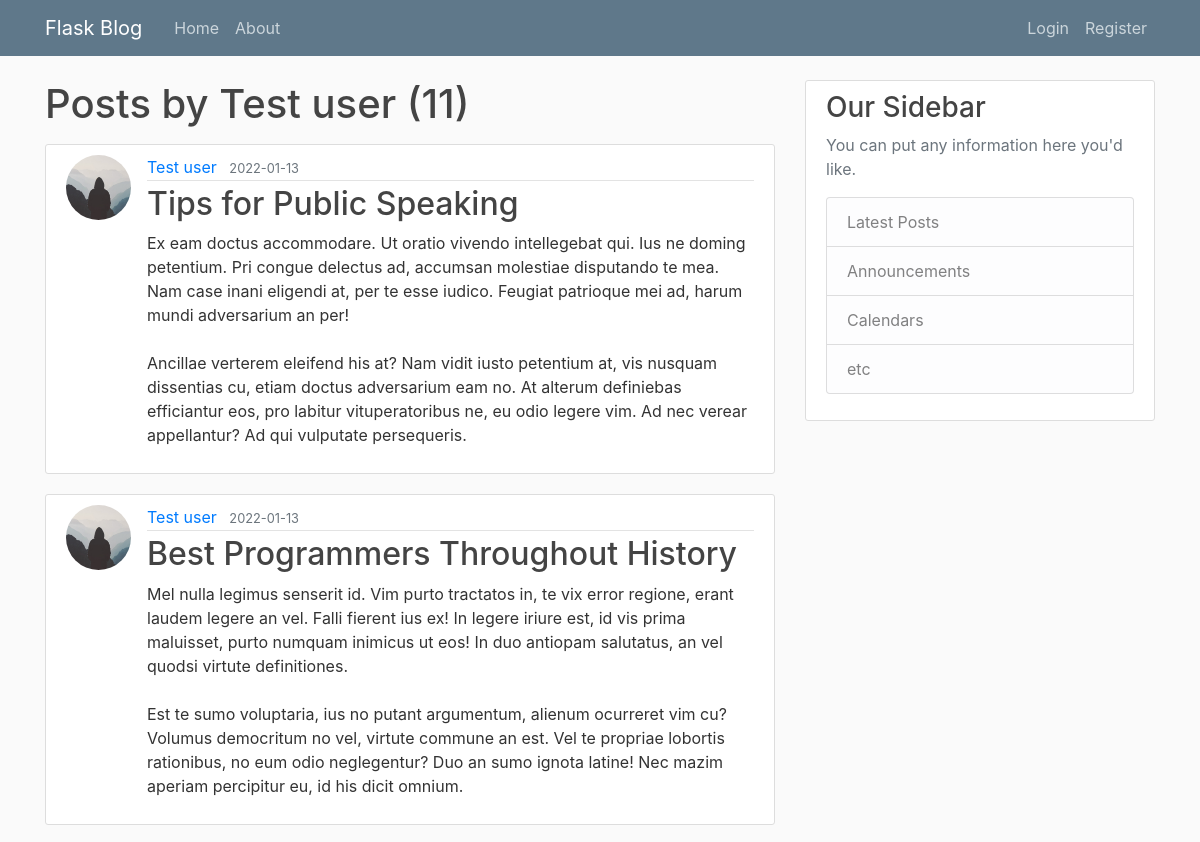
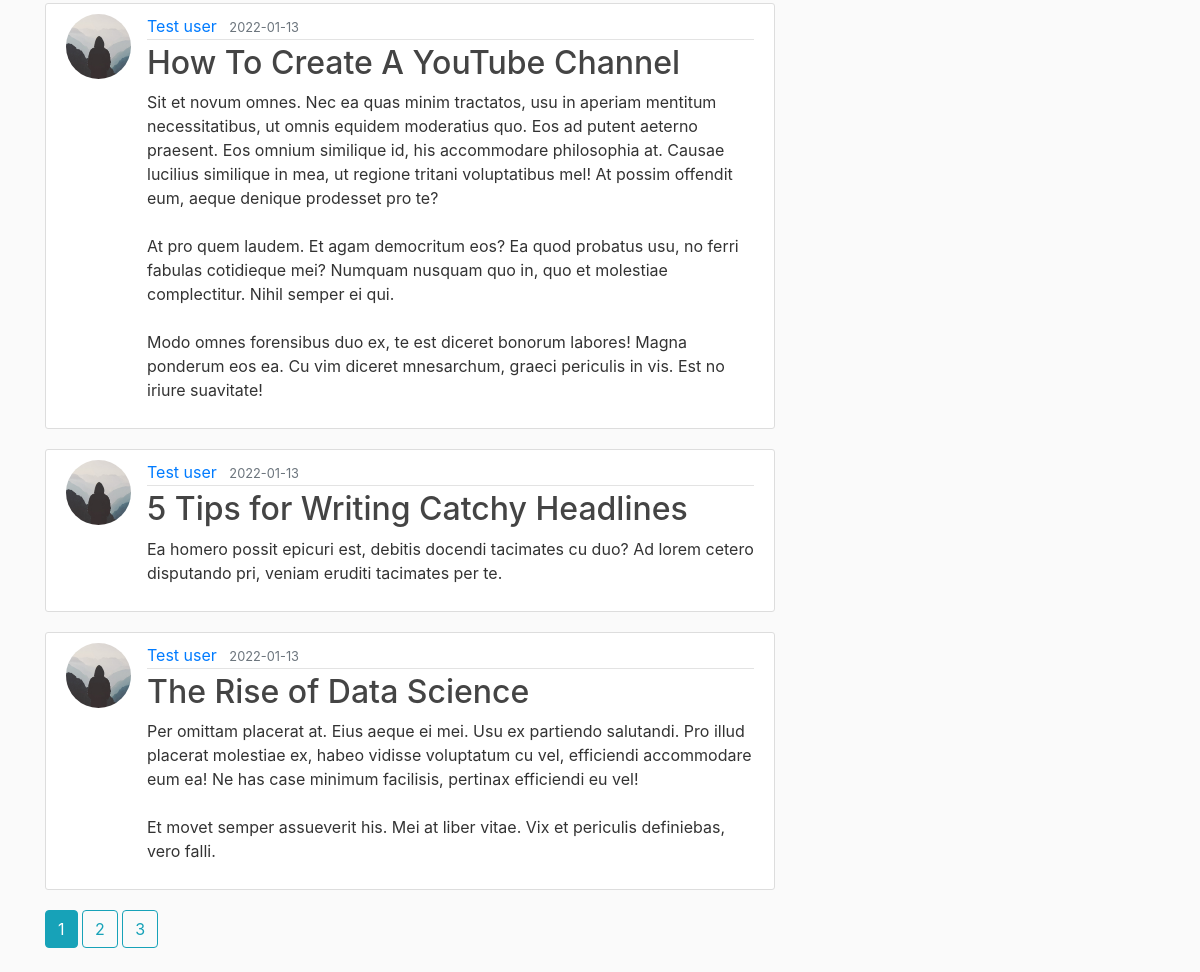
/user/Test user, run on the app's committed database (2 pictures, top to bottom).
### flaskblog/models.py (models this page shows, shortened)
class User(db.Model, UserMixin):
    id = db.Column(db.Integer, primary_key=True)
    username = db.Column(db.String(20), unique=True, nullable=False)
    email = db.Column(db.String(120), unique=True, nullable=False)
    img_file = db.Column(db.String(20), nullable=False, default='default.jpg')
    password = db.Column(db.String(60), nullable=False)
    posts = db.relationship('Post', backref='author', lazy=True)

class Post(db.Model):
    id = db.Column(db.Integer, primary_key=True)
    title = db.Column(db.String(100), nullable=False)
    date_posted = db.Column(db.DateTime, nullable=False, default=datetime.utcnow)
    content = db.Column(db.Text, nullable=False)
    user_id = db.Column(db.Integer, db.ForeignKey('user.id'), nullable=False)

### flaskblog/users/routes.py (the view)
@users.route("/user/<string:username>")
def user_posts(username):
    page = request.args.get('page', 1, type=int)
    user = User.query.filter_by(username=username).first_or_404()
    posts = Post.query.filter_by(author=user)\
        .order_by(Post.date_posted.desc())\
        .paginate(page=page, per_page=5)
    return render_template('user_posts.html', posts=posts, user=user)

### flaskblog/templates/user_posts.html
{% extends "layout.html" %}
{% block content %}
    <h1 class="mb-3">Posts by {{ user.username }} ({{ posts.total }})</h1>
    {% for post in posts.items %}
        <article class="media content-section">
          <img class="rounded-circle article-img" src="{{ url_for('static', filename='profile_pics/' + post.author.img_file) }}">
          <div class="media-body">
            <div class="article-metadata">
              <a class="mr-2" href="{{ url_for('users.user_posts', username=post.author.username) }}">{{ post.author.username }}</a>
              <small class="text-muted">{{ post.date_posted.strftime('%Y-%m-%d') }}</small>
            </div>
            <h2><a class="article-title" href="{{ url_for('posts.post', post_id=post.id) }}">{{ post.title }}</a></h2>
            <p class="article-content">{{ post.content }}</p>
          </div>
        </article>
    {% endfor %}
    {% for page_num in posts.iter_pages(left_edge=1, right_edge=1, left_current=1, right_current=2) %}
      {% if page_num %}
        {% if posts.page == page_num %}
          <a class="btn btn-info mb-4" href="{{ url_for('users.user_posts', username=user.username, page=page_num) }}">{{ page_num }}</a>
        {% else %}
          <a class="btn btn-outline-info mb-4" href="{{ url_for('users.user_posts', username=user.username, page=page_num) }}">{{ page_num }}</a>
        {% endif %}
      {% else %}
        ...
      {% endif %}
    {% endfor %}
{% endblock content %}

### flaskblog/static/main.css (style rules this page uses)
body { background: #fafafa; color: #333333; margin-top: 5rem; }
h1, h2, h3, h4, h5, h6 { color: #444444; }
.content-section { background: #ffffff; padding: 10px 20px; border: 1px solid #dddddd; border-radius: 3px; margin-bottom: 20px; }
.article-title { color: #444444; }
.article-content { white-space: pre-line; }
.article-img { height: 65px; width: 65px; margin-right: 16px; }
.article-metadata { padding-bottom: 1px; margin-bottom: 4px; border-bottom: 1px solid #e3e3e3 }

### data on the page
User: username "Test user"
Post: img_file (placeholder picture), author.username "Test user", date_posted "2022-01-13", title "Tips for Public Speaking", content "Ex eam doctus accommodare. Ut oratio vivendo intellegebat qui. Ius ne doming petentium. Pri congue delectus ad, accumsan molestiae disputando te mea. Nam case inani eligendi at, per te esse iudico. Feugiat patrioque mei ad, harum mundi adversarium an per! Ancillae verterem eleifend his at? Nam vidit iusto petentium at, vis nusquam dissentias cu, etiam doctus adversarium eam no. At alterum definiebas efficiantur eos, pro labitur vituperatoribus ne, eu odio legere vim. Ad nec verear appellantur? Ad qui vulputate persequeris."
Post: img_file (placeholder picture), author.username "Test user", date_posted "2022-01-13", title "Best Programmers Throughout History", content "Mel nulla legimus senserit id. Vim purto tractatos in, te vix error regione, erant laudem legere an vel. Falli fierent ius ex! In legere iriure est, id vis prima maluisset, purto numquam inimicus ut eos! In duo antiopam salutatus, an vel quodsi virtute definitiones. Est te sumo voluptaria, ius no putant argumentum, alienum ocurreret vim cu? Volumus democritum no vel, virtute commune an est. Vel te propriae lobortis rationibus, no eum odio neglegentur? Duo an sumo ignota latine! Nec mazim aperiam percipitur eu, id his dicit omnium."
Post: img_file (placeholder picture), author.username "Test user", date_posted "2022-01-13", title "How To Create A YouTube Channel", content "Sit et novum omnes. Nec ea quas minim tractatos, usu in aperiam mentitum necessitatibus, ut omnis equidem moderatius quo. Eos ad putent aeterno praesent. Eos omnium similique id, his accommodare philosophia at. Causae lucilius similique in mea, ut regione tritani voluptatibus mel! At possim offendit eum, aeque denique prodesset pro te? At pro quem laudem. Et agam democritum eos? Ea quod probatus usu, no ferri fabulas cotidieque mei? Numquam nusquam quo in, quo et molestiae complectitur. Nihil semper ei qui. Modo omnes forensibus duo ex, te est diceret bonorum labores! Magna ponderum eos ea. Cu vim diceret mnesarchum, graeci periculis in vis. Est no iriure suavitate!"
Post: img_file (placeholder picture), author.username "Test user", date_posted "2022-01-13", title "5 Tips for Writing Catchy Headlines", content "Ea homero possit epicuri est, debitis docendi tacimates cu duo? Ad lorem cetero disputando pri, veniam eruditi tacimates per te."
Post: img_file (placeholder picture), author.username "Test user", date_posted "2022-01-13", title "The Rise of Data Science", content "Per omittam placerat at. Eius aeque ei mei. Usu ex partiendo salutandi. Pro illud placerat molestiae ex, habeo vidisse voluptatum cu vel, efficiendi accommodare eum ea! Ne has case minimum facilisis, pertinax efficiendi eu vel! Et movet semper assueverit his. Mei at liber vitae. Vix et periculis definiebas, vero falli."

### other printed values
{{ posts.total }} "11"
{{ page_num }} "1"
{{ page_num }} "2" "3"
